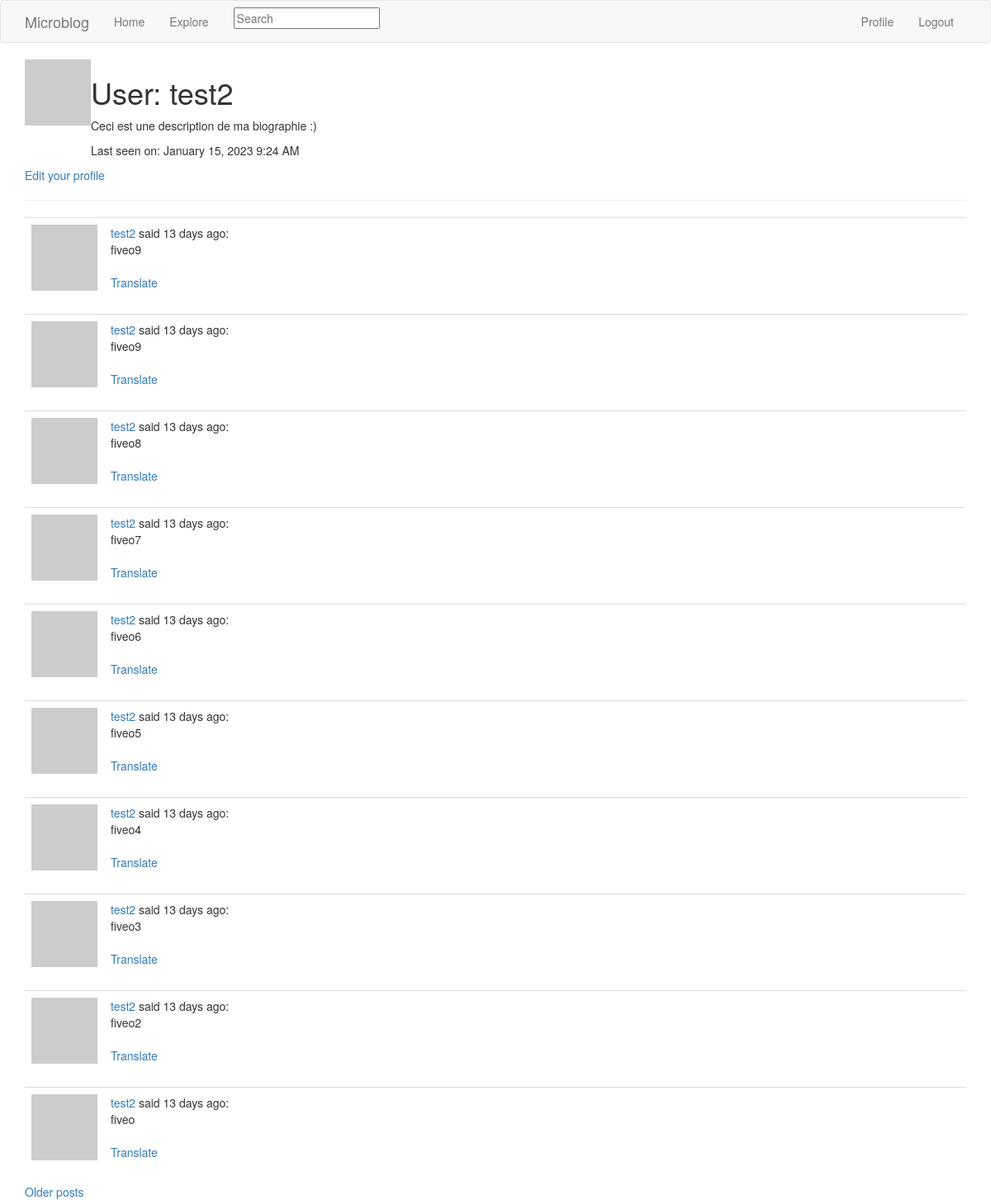
The app's page /user/test2 (signed in), older data.
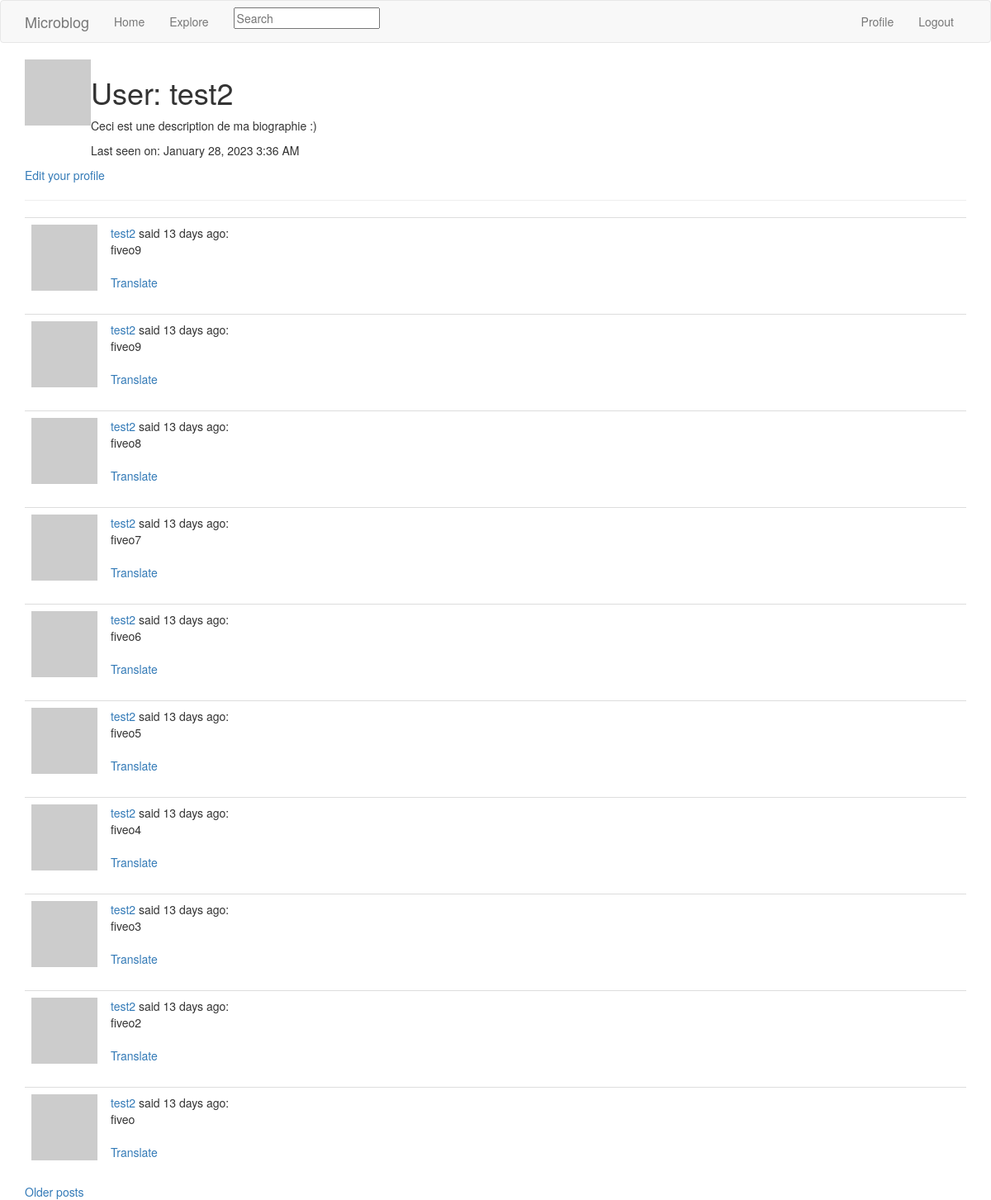
The same page, newer data.
### app/models.py (models this page shows, shortened)
class User(UserMixin, db.Model):
    id = db.Column(db.Integer, primary_key=True)
    username = db.Column(db.String(64), index=True, unique=True)
    email = db.Column(db.String(120), index=True, unique=True)
    password_hash = db.Column(db.String(128))
    posts = db.relationship('Post', backref='author', lazy='dynamic')
    about_me = db.Column(db.String(140))
    last_seen = db.Column(db.DateTime, default=datetime.utcnow)
    followed = db.relationship(
                    'User',
                    secondary = followers,
                    primaryjoin = (followers.c.follower_id == id),
                    secondaryjoin = (followers.c.followed_id == id),
                    backref = db.backref('followers', lazy = 'dynamic'),
                    lazy = 'dynamic'
               )
    def avatar(self, size):
        digest = md5(self.email.lower().encode('utf-8')).hexdigest()
        return 'https://www.gravatar.com/avatar/{}?d=identicon&s={}'\
               .format(digest, size)

class SearchableMixin(object):
    @classmethod
    def before_commit(cls, session):
        print(session.new)
        print(session.dirty)
        print(session.deleted)
        session._changes = {
            'add': list(session.new),       # pending object
            'update': list(session.dirty),  # changes detect
            'delete': list(session.deleted) # mark as delete
        }
    @classmethod
    def after_commit(cls, session):
        for obj in session._changes['add']:
            if isinstance(obj, SearchableMixin):
                add_to_index(obj.__tablename__, obj)
        for obj in session._changes['update']:
            if isinstance(obj, SearchableMixin):
                add_to_index(obj.__tablename__, obj)
        for obj in session._changes['delete']:
            if isinstance(obj, SearchableMixin):
                remove_from_index(obj.__tablename__, obj)
        session._changes = None

class Post(SearchableMixin, db.Model):
    __searchable__ = ['body']
    id = db.Column(db.Integer, primary_key=True)
    body = db.Column(db.String(140))
    timestamp = db.Column(db.DateTime, index=True, default=datetime.utcnow)
    user_id = db.Column(db.Integer, db.ForeignKey('user.id'))
    language = db.Column(db.String(5))

### app/main/routes.py (the view)
@bp.route('/user/<username>')
@login_required
def user(username):
    user = User.query.filter_by(username=username).first_or_404()
    page = request.args.get('page', 1, type=int)
    posts = user.posts.order_by(Post.timestamp.desc()).paginate(
        page=page, per_page=current_app.config['POSTS_PER_PAGE'],
        error_out=False)
    next_url = url_for('main.user', username=user.username,
                       page=posts.next_num) \
               if posts.has_next else None
    prev_url = url_for('main.user', username=user.username,
                       page=posts.prev_num) \
               if posts.has_prev else None
    form = EmptyForm()
    return render_template('user.html', user=user, posts=posts.items,
                           form=form, next_url=next_url, prev_url=prev_url)

### app/main/forms.py
class SearchForm(FlaskForm):
    q = StringField(_l('Search'), validators=[DataRequired()])
    def __init__(self, *args, **kwargs):
        if 'formdata' not in kwargs:
            kwargs['formdata'] = request.args
        if 'meta' not in kwargs:
            kwargs['meta'] = {'csrf': False}
        super(SearchForm, self).__init__(*args, **kwargs)

class EmptyForm(FlaskForm):
    submit = SubmitField(_l('Submit'))

### app/main/routes.py (called while the page is built)
@bp.before_app_request
def before_request():
    if current_user.is_authenticated:
        current_user.last_seen = datetime.utcnow()
        db.session.commit()
        g.search_form = SearchForm()
    g.locale = str(get_locale())

### app/models.py (called while the page is built)
@login.user_loader
def load_user(id):
    return User.query.get(int(id))

### app/templates/user.html (shortened to what this page needs)
{% extends "base.html" %}
{% block app_content %}
    <table>
        <tr valign="top">
            <td><img src="{{ user.avatar(128) }}"></td>
            <td>
                <h1>User: {{ user.username }}</h1>
                {% if user.about_me %}<p>{{ user.about_me }}</p>{% endif %}
                {% if user.last_seen %}<p>Last seen on: {{ moment(user.last_seen).format('LLL') }}</p>{% endif %}
            </td>
        </tr>
    </table>
    {% if user == current_user %}
    <p><a href="{{ url_for('main.edit_profile') }}">Edit your profile</a></p>
    {% endif %}
    <hr>
    {% for post in posts %}
        {% include '_post.html' %}
    {% endfor %}
    {% if next_url %}
    <a href="{{ next_url }}">Older posts</a>
    {% endif %}
{% endblock %}

### app/templates/base.html (shortened to what this page needs)
{% extends 'bootstrap/base.html' %}
{% block navbar %}
    <nav class="navbar navbar-default">
        <div class="container">
            <div class="navbar-header">
                <a class="navbar-brand" href="{{ url_for('main.index') }}">Microblog</a>
            </div>
            <div class="collapse navbar-collapse" id="bs-example-navbar-collapse-1">
                <ul class="nav navbar-nav">
                    <li><a href="{{ url_for('main.index') }}">Home</a></li>
                    <li><a href="{{ url_for('main.explore') }}">Explore</a></li>
                </ul>
                <ul class="nav navbar-nav navbar-right">
                    {% if current_user.is_anonymous %}
                    <li><a href="{{ url_for('auth.login') }}">Login</a></li>
                    {% else %}
                    <li><a href="{{ url_for('main.user', username=current_user.username) }}">Profile</a></li>
                    <li><a href="{{ url_for('auth.logout') }}">Logout</a></li>
                    {% endif %}
                </ul>
                {% if g.search_form %}
                <form class="navbar-form navbar-left" method="get" action="{{ url_for('main.search') }}">
                    <div class="form-group">
                        {{ g.search_form.q(size=20, class='form=control',
                           placeholder=g.search_form.q.label.text) }}
                    </div>
                </form>
                {% endif %}
            </div>
        </div>
    </nav>
{% endblock %}
{% block content %}
    <div class="container">
        {% block app_content %}{% endblock %}
    </div>
{% endblock %}

### app/templates/_post.html (shortened to what this page needs)
    <table class="table table-hover">
        <tr>
            <td width="50px">
                <a href="{{ url_for('main.user', username=post.author.username) }}">
                    <img src="{{ post.author.avatar(70) }}" />
                </a>
            </td>
            <td>
                {{ _('%(username)s said %(when)s', username=user_link,
                   when=moment(post.timestamp).fromNow()) }}:
                <br>
                <span id="post{{ post.id }}">{{ post.body }}</span>
                {% if post.language and post.language != g.locale %}
                <br><br>
                <span id="translation{{ post.id }}">
                    <a href="javascript:translate(
                        '#post{{ post.id }}',
                        '#translation{{ post.id }}',
                        '{{ post.language }}',
                        '{{ g.locale }}');">{{ _('Translate') }}</a>
                </span>
                {% endif %}
            </td>
        </tr>
    </table>

Row changes from the older to the newer data that the page shows:
changed User "test2": last_seen "January 15, 2023 9:24 AM" → "January 28, 2023 3:36 AM"
